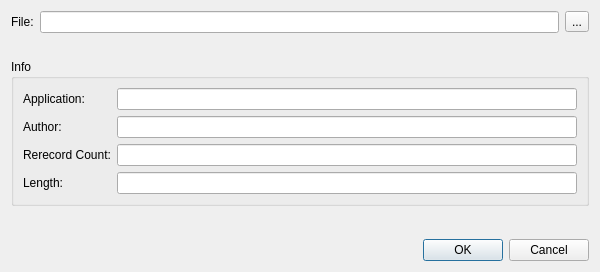
<?xml version="1.0" encoding="UTF-8"?>
<ui version="4.0">
 <class>MoviePlayDialog</class>
 <widget class="QDialog" name="MoviePlayDialog">
  <property name="geometry">
   <rect>
    <x>0</x>
    <y>0</y>
    <width>600</width>
    <height>100</height>
   </rect>
  </property>
  <property name="windowTitle">
   <string>Play Movie</string>
  </property>
  <layout class="QVBoxLayout">
   <item>
    <layout class="QHBoxLayout">
     <item>
      <widget class="QLabel">
       <property name="text">
        <string>File:</string>
       </property>
      </widget>
     </item>
     <item>
      <widget class="QLineEdit" name="filePath"/>
     </item>
     <item>
      <widget class="QToolButton" name="filePathButton">
       <property name="text">
        <string>...</string>
       </property>
      </widget>
     </item>
    </layout>
   </item>
   <item>
    <widget class="QLabel" name="note1Label">
     <property name="visible">
      <bool>false</bool>
     </property>
    </widget>
   </item>
   <item>
    <widget class="QGroupBox" name="infoGroupBox">
     <property name="title">
      <string>Info</string>
     </property>
     <property name="visible">
      <bool>false</bool>
     </property>
     <layout class="QFormLayout">
      <item row="0" column="0">
       <widget class="QLabel">
        <property name="text">
         <string>Application:</string>
        </property>
       </widget>
      </item>
      <item row="0" column="1">
       <widget class="QLineEdit" name="gameLineEdit">
        <property name="readOnly">
         <bool>true</bool>
        </property>
       </widget>
      </item>
      <item row="1" column="0">
       <widget class="QLabel">
        <property name="text">
         <string>Author:</string>
        </property>
       </widget>
      </item>
      <item row="1" column="1">
       <widget class="QLineEdit" name="authorLineEdit">
        <property name="readOnly">
         <bool>true</bool>
        </property>
       </widget>
      </item>
      <item row="2" column="0">
       <widget class="QLabel" name="rerecordCountLabel">
        <property name="text">
         <string>Rerecord Count:</string>
        </property>
       </widget>
      </item>
      <item row="2" column="1">
       <widget class="QLineEdit" name="rerecordCountLineEdit">
        <property name="readOnly">
         <bool>true</bool>
        </property>
       </widget>
      </item>
      <item row="3" column="0">
       <widget class="QLabel" name="lengthLabel">
        <property name="text">
         <string>Length:</string>
        </property>
       </widget>
      </item>
      <item row="3" column="1">
       <widget class="QLineEdit" name="lengthLineEdit">
        <property name="readOnly">
         <bool>true</bool>
        </property>
       </widget>
      </item>
     </layout>
    </widget>
   </item>
   <item>
    <spacer>
     <property name="orientation">
      <enum>Qt::Vertical</enum>
     </property>
    </spacer>
   </item>
   <item>
    <widget class="QLabel" name="note2Label">
     <property name="visible">
      <bool>false</bool>
     </property>
    </widget>
   </item>
   <item>
    <widget class="QDialogButtonBox" name="buttonBox">
     <property name="standardButtons">
      <set>QDialogButtonBox::Cancel|QDialogButtonBox::Ok</set>
     </property>
    </widget>
   </item>
  </layout>
 </widget>
</ui>
